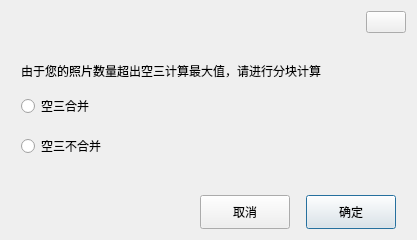
<?xml version="1.0" encoding="UTF-8"?>
<ui version="4.0">
 <class>CMessageBoxATBlock</class>
 <widget class="QDialog" name="CMessageBoxATBlock">
  <property name="geometry">
   <rect>
    <x>0</x>
    <y>0</y>
    <width>417</width>
    <height>240</height>
   </rect>
  </property>
  <property name="sizePolicy">
   <sizepolicy hsizetype="Ignored" vsizetype="Preferred">
    <horstretch>0</horstretch>
    <verstretch>0</verstretch>
   </sizepolicy>
  </property>
  <property name="minimumSize">
   <size>
    <width>400</width>
    <height>240</height>
   </size>
  </property>
  <property name="font">
   <font>
    <family>Arial</family>
   </font>
  </property>
  <property name="windowTitle">
   <string notr="true"/>
  </property>
  <property name="styleSheet">
   <string notr="true"/>
  </property>
  <layout class="QVBoxLayout" name="verticalLayout_3">
   <property name="spacing">
    <number>0</number>
   </property>
   <property name="sizeConstraint">
    <enum>QLayout::SetDefaultConstraint</enum>
   </property>
   <property name="leftMargin">
    <number>0</number>
   </property>
   <property name="topMargin">
    <number>0</number>
   </property>
   <property name="rightMargin">
    <number>0</number>
   </property>
   <property name="bottomMargin">
    <number>0</number>
   </property>
   <item>
    <widget class="QWidget" name="widgetMain" native="true">
     <layout class="QVBoxLayout" name="verticalLayout">
      <property name="spacing">
       <number>0</number>
      </property>
      <property name="leftMargin">
       <number>1</number>
      </property>
      <property name="topMargin">
       <number>1</number>
      </property>
      <property name="rightMargin">
       <number>1</number>
      </property>
      <property name="bottomMargin">
       <number>1</number>
      </property>
      <item>
       <widget class="QWidget" name="widgetTitle" native="true">
        <property name="sizePolicy">
         <sizepolicy hsizetype="Preferred" vsizetype="Fixed">
          <horstretch>0</horstretch>
          <verstretch>0</verstretch>
         </sizepolicy>
        </property>
        <layout class="QHBoxLayout" name="horizontalLayout_2">
         <property name="spacing">
          <number>6</number>
         </property>
         <property name="leftMargin">
          <number>10</number>
         </property>
         <property name="topMargin">
          <number>10</number>
         </property>
         <property name="rightMargin">
          <number>10</number>
         </property>
         <property name="bottomMargin">
          <number>10</number>
         </property>
         <item>
          <widget class="QLabel" name="label_logo">
           <property name="sizePolicy">
            <sizepolicy hsizetype="Fixed" vsizetype="Fixed">
             <horstretch>0</horstretch>
             <verstretch>0</verstretch>
            </sizepolicy>
           </property>
           <property name="text">
            <string notr="true"/>
           </property>
           <property name="pixmap">
            <pixmap>:/images/renderbus_logo.png</pixmap>
           </property>
           <property name="scaledContents">
            <bool>true</bool>
           </property>
           <property name="alignment">
            <set>Qt::AlignCenter</set>
           </property>
          </widget>
         </item>
         <item>
          <widget class="QLabel" name="lab_title">
           <property name="sizePolicy">
            <sizepolicy hsizetype="Expanding" vsizetype="Preferred">
             <horstretch>0</horstretch>
             <verstretch>0</verstretch>
            </sizepolicy>
           </property>
           <property name="styleSheet">
            <string notr="true">font: 10pt &quot;微软雅黑&quot;;</string>
           </property>
           <property name="text">
            <string notr="true"/>
           </property>
           <property name="alignment">
            <set>Qt::AlignLeading|Qt::AlignLeft|Qt::AlignVCenter</set>
           </property>
          </widget>
         </item>
         <item>
          <widget class="QWidget" name="widget_menu" native="true">
           <property name="sizePolicy">
            <sizepolicy hsizetype="Minimum" vsizetype="Preferred">
             <horstretch>0</horstretch>
             <verstretch>0</verstretch>
            </sizepolicy>
           </property>
           <layout class="QHBoxLayout" name="horizontalLayout">
            <property name="spacing">
             <number>0</number>
            </property>
            <property name="leftMargin">
             <number>0</number>
            </property>
            <property name="topMargin">
             <number>0</number>
            </property>
            <property name="rightMargin">
             <number>0</number>
            </property>
            <property name="bottomMargin">
             <number>0</number>
            </property>
            <item>
             <widget class="QPushButton" name="btnClose">
              <property name="sizePolicy">
               <sizepolicy hsizetype="Fixed" vsizetype="Fixed">
                <horstretch>0</horstretch>
                <verstretch>0</verstretch>
               </sizepolicy>
              </property>
              <property name="cursor">
               <cursorShape>ArrowCursor</cursorShape>
              </property>
              <property name="focusPolicy">
               <enum>Qt::NoFocus</enum>
              </property>
              <property name="toolTip">
               <string>关闭</string>
              </property>
              <property name="text">
               <string/>
              </property>
              <property name="autoDefault">
               <bool>false</bool>
              </property>
              <property name="flat">
               <bool>false</bool>
              </property>
             </widget>
            </item>
           </layout>
          </widget>
         </item>
        </layout>
       </widget>
      </item>
      <item>
       <widget class="QWidget" name="widgetBody" native="true">
        <property name="sizePolicy">
         <sizepolicy hsizetype="Preferred" vsizetype="Expanding">
          <horstretch>0</horstretch>
          <verstretch>0</verstretch>
         </sizepolicy>
        </property>
        <property name="styleSheet">
         <string notr="true"/>
        </property>
        <layout class="QVBoxLayout" name="verticalLayout_2">
         <property name="spacing">
          <number>6</number>
         </property>
         <property name="leftMargin">
          <number>20</number>
         </property>
         <property name="topMargin">
          <number>9</number>
         </property>
         <property name="rightMargin">
          <number>20</number>
         </property>
         <property name="bottomMargin">
          <number>9</number>
         </property>
         <item>
          <widget class="QWidget" name="infoWidget" native="true">
           <layout class="QVBoxLayout" name="verticalLayout_4">
            <property name="spacing">
             <number>0</number>
            </property>
            <property name="leftMargin">
             <number>0</number>
            </property>
            <property name="topMargin">
             <number>2</number>
            </property>
            <property name="rightMargin">
             <number>0</number>
            </property>
            <property name="bottomMargin">
             <number>0</number>
            </property>
            <item>
             <widget class="QLabel" name="labInfo">
              <property name="sizePolicy">
               <sizepolicy hsizetype="Preferred" vsizetype="Expanding">
                <horstretch>0</horstretch>
                <verstretch>0</verstretch>
               </sizepolicy>
              </property>
              <property name="text">
               <string>由于您的照片数量超出空三计算最大值，请进行分块计算</string>
              </property>
              <property name="textFormat">
               <enum>Qt::RichText</enum>
              </property>
              <property name="scaledContents">
               <bool>false</bool>
              </property>
              <property name="alignment">
               <set>Qt::AlignLeading|Qt::AlignLeft|Qt::AlignVCenter</set>
              </property>
              <property name="wordWrap">
               <bool>true</bool>
              </property>
              <property name="indent">
               <number>0</number>
              </property>
              <property name="openExternalLinks">
               <bool>false</bool>
              </property>
             </widget>
            </item>
           </layout>
          </widget>
         </item>
         <item>
          <layout class="QVBoxLayout" name="verticalLayout_5">
           <property name="topMargin">
            <number>0</number>
           </property>
           <item>
            <widget class="QRadioButton" name="rBtnMerge">
             <property name="text">
              <string>空三合并</string>
             </property>
            </widget>
           </item>
           <item>
            <spacer name="verticalSpacer_2">
             <property name="orientation">
              <enum>Qt::Vertical</enum>
             </property>
             <property name="sizeHint" stdset="0">
              <size>
               <width>20</width>
               <height>10</height>
              </size>
             </property>
            </spacer>
           </item>
           <item>
            <widget class="QRadioButton" name="rBtnNoMerge">
             <property name="text">
              <string>空三不合并</string>
             </property>
            </widget>
           </item>
          </layout>
         </item>
         <item>
          <spacer name="verticalSpacer">
           <property name="orientation">
            <enum>Qt::Vertical</enum>
           </property>
           <property name="sizeType">
            <enum>QSizePolicy::Preferred</enum>
           </property>
           <property name="sizeHint" stdset="0">
            <size>
             <width>20</width>
             <height>30</height>
            </size>
           </property>
          </spacer>
         </item>
         <item>
          <widget class="QWidget" name="group" native="true">
           <property name="sizePolicy">
            <sizepolicy hsizetype="Preferred" vsizetype="Expanding">
             <horstretch>0</horstretch>
             <verstretch>0</verstretch>
            </sizepolicy>
           </property>
           <layout class="QHBoxLayout" name="horizontalLayout_3">
            <property name="leftMargin">
             <number>0</number>
            </property>
            <property name="topMargin">
             <number>0</number>
            </property>
            <property name="rightMargin">
             <number>0</number>
            </property>
            <property name="bottomMargin">
             <number>0</number>
            </property>
            <item>
             <spacer name="horizontalSpacer">
              <property name="orientation">
               <enum>Qt::Horizontal</enum>
              </property>
              <property name="sizeHint" stdset="0">
               <size>
                <width>40</width>
                <height>20</height>
               </size>
              </property>
             </spacer>
            </item>
            <item>
             <widget class="QPushButton" name="btnCancel">
              <property name="minimumSize">
               <size>
                <width>90</width>
                <height>34</height>
               </size>
              </property>
              <property name="maximumSize">
               <size>
                <width>90</width>
                <height>34</height>
               </size>
              </property>
              <property name="cursor">
               <cursorShape>PointingHandCursor</cursorShape>
              </property>
              <property name="focusPolicy">
               <enum>Qt::NoFocus</enum>
              </property>
              <property name="styleSheet">
               <string notr="true"/>
              </property>
              <property name="text">
               <string>取消</string>
              </property>
              <property name="autoDefault">
               <bool>false</bool>
              </property>
             </widget>
            </item>
            <item>
             <spacer name="horizontalSpacer_2">
              <property name="orientation">
               <enum>Qt::Horizontal</enum>
              </property>
              <property name="sizeType">
               <enum>QSizePolicy::Preferred</enum>
              </property>
              <property name="sizeHint" stdset="0">
               <size>
                <width>10</width>
                <height>20</height>
               </size>
              </property>
             </spacer>
            </item>
            <item>
             <widget class="QPushButton" name="btnOk">
              <property name="minimumSize">
               <size>
                <width>90</width>
                <height>34</height>
               </size>
              </property>
              <property name="maximumSize">
               <size>
                <width>90</width>
                <height>34</height>
               </size>
              </property>
              <property name="cursor">
               <cursorShape>PointingHandCursor</cursorShape>
              </property>
              <property name="focusPolicy">
               <enum>Qt::StrongFocus</enum>
              </property>
              <property name="styleSheet">
               <string notr="true"/>
              </property>
              <property name="text">
               <string>确定</string>
              </property>
              <property name="default">
               <bool>true</bool>
              </property>
              <property name="flat">
               <bool>false</bool>
              </property>
             </widget>
            </item>
           </layout>
          </widget>
         </item>
        </layout>
       </widget>
      </item>
     </layout>
    </widget>
   </item>
  </layout>
 </widget>
 <resources>
  <include location="../QRenderBus.qrc"/>
 </resources>
 <connections>
  <connection>
   <sender>btnClose</sender>
   <signal>clicked()</signal>
   <receiver>CMessageBoxATBlock</receiver>
   <slot>close()</slot>
   <hints>
    <hint type="sourcelabel">
     <x>347</x>
     <y>31</y>
    </hint>
    <hint type="destinationlabel">
     <x>532</x>
     <y>98</y>
    </hint>
   </hints>
  </connection>
  <connection>
   <sender>btnCancel</sender>
   <signal>clicked()</signal>
   <receiver>CMessageBoxATBlock</receiver>
   <slot>close()</slot>
   <hints>
    <hint type="sourcelabel">
     <x>258</x>
     <y>173</y>
    </hint>
    <hint type="destinationlabel">
     <x>334</x>
     <y>305</y>
    </hint>
   </hints>
  </connection>
 </connections>
</ui>
